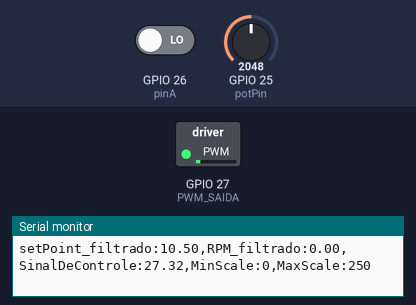
A sketch run on a simulated ESP32. Shown: switched loads named in the sketch (green lamp = pin HIGH), the last lines printed to the serial monitor. The inputs (shaded band) are chosen by the test bench; at power-on: GPIO 25 (potPin) = 2048, GPIO 26 (pinA) LOW.

Above: at 0.05 s.
At 0.56 s:
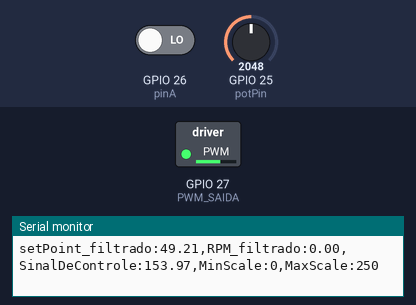
At 1.1 s:
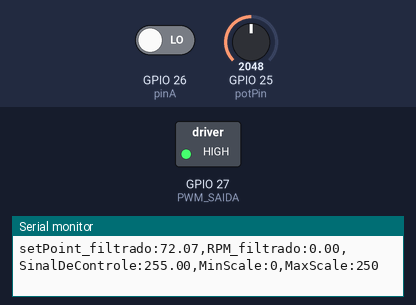
Timing chart, 0 to 2.6 s (numbered marks = the images above):
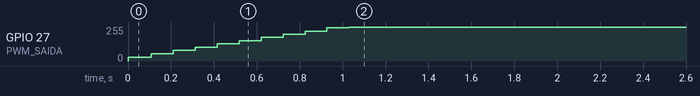

Measured:
- by itself, GPIO 27 (PWM_SAIDA): moves from 0/255 to 255/255 over 1.0 s

The sketch:

motorPID.ino
```cpp
//https://youtu.be/bl2k6eXDAGM

int potPin = 25;
int PWM_SAIDA = 27;
float RPM_eixo;
float RPM_filtrado = 0;

float setPoint;
float setPoint_filtrado = 0;

int pinA = 26;
volatile int contador = 0;
unsigned long tempoPassado = 0;
long intervalo = 100;

float cv;
float cv1;
float erro;
float erro1;
float erro2;
float SinalDeControle;

float kp = 5;
float ki = 4;
float kd = 0.01;
float Tm = 0.1;

// Parâmetro do filtro
float alpha = 0.1; // quanto menor, mais suave

void setup() {
  pinMode(pinA, INPUT);
  pinMode(PWM_SAIDA, OUTPUT);
  Serial.begin(115200);
  attachInterrupt(digitalPinToInterrupt(pinA), interrupcao, RISING);

  // Imprimir cabeçalho para identificar as variáveis no Serial Monitor
  Serial.println("setPoint_filtrado,RPM_filtrado,SinalDeControle,MinScale,MaxScale");
}

void loop() {
  unsigned long tempoAtual = millis();

  if ((tempoAtual - tempoPassado) >= intervalo) {
    tempoPassado = tempoAtual;
    RPM_eixo = 10 * contador * (60.0 / 374.0);
    contador = 0;

    // Aplica filtro exponencial ao RPM
    RPM_filtrado = alpha * RPM_eixo + (1 - alpha) * RPM_filtrado;
  }

  // Leitura e filtro do setpoint
  setPoint = analogRead(potPin) * (210.0 / 4095.0); // 0-210 rpm
  setPoint_filtrado = alpha * setPoint + (1 - alpha) * setPoint_filtrado;

  // Cálculo do erro com valores filtrados
  erro = setPoint_filtrado - RPM_filtrado;

  // PID discreto (equação de diferenças)
  cv = cv1 + (kp + kd / Tm) * erro + (-kp + ki * Tm - 2 * kd / Tm) * erro1 + (kd / Tm) * erro2;
  cv1 = cv;
  erro2 = erro1;
  erro1 = erro;

  // Saturação da saída
  if (cv > 500.0) {
    cv = 500.0;
  }
  if (cv < 30.0) {
    cv = 30.0;
  }

  SinalDeControle = cv * (255.0 / 500.0);

  analogWrite(PWM_SAIDA, SinalDeControle); // 0-255 PWM proporcional

  // Plotar valores no Serial Plotter com nomes no formato "nome:valor"
  Serial.print("setPoint_filtrado:");
  Serial.print(setPoint_filtrado);
  Serial.print(",");

  Serial.print("RPM_filtrado:");
  Serial.print(RPM_filtrado);
  Serial.print(",");

  Serial.print("SinalDeControle:");
  Serial.print(SinalDeControle);
  Serial.print(",");

  // Valores para manter a escala fixa entre 0 e 250 rpm
  Serial.print("MinScale:");
  Serial.print(0);
  Serial.print(",");

  Serial.print("MaxScale:");
  Serial.println(250); // Valor fixo para forçar escala

  delay(100);
}

void interrupcao() {
  contador++;
}
```
